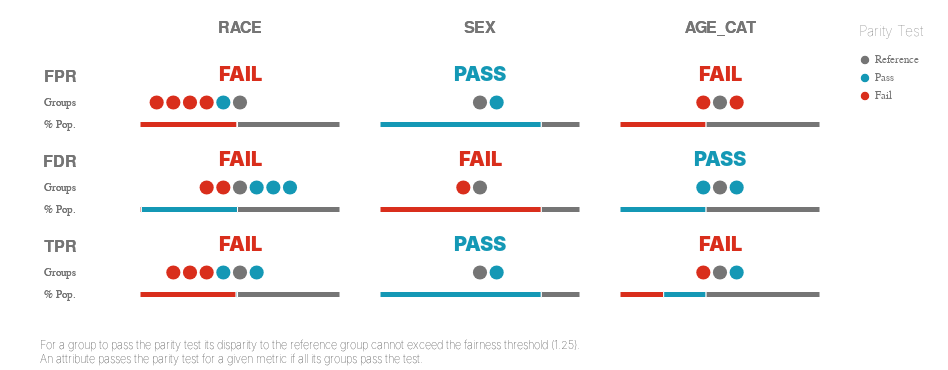

The code cell stored with this chart in its notebook:
### Code cell
plot.summary(majority_bdf, attributes_list=["race", "sex", "age_cat"], metrics_list=METRICS)
